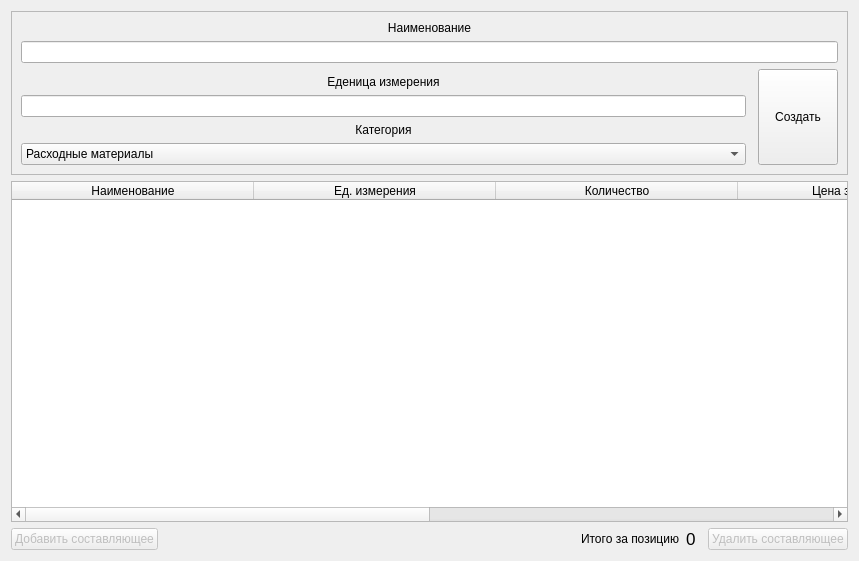
<?xml version="1.0" encoding="UTF-8"?>
<ui version="4.0">
 <class>AddComplexMaterial</class>
 <widget class="QDialog" name="AddComplexMaterial">
  <property name="geometry">
   <rect>
    <x>0</x>
    <y>0</y>
    <width>859</width>
    <height>561</height>
   </rect>
  </property>
  <property name="font">
   <font>
    <family>MS Shell Dlg 2</family>
   </font>
  </property>
  <property name="windowTitle">
   <string>Добавить комплексную позицию</string>
  </property>
  <layout class="QGridLayout" name="gridLayout">
   <item row="2" column="0" colspan="6">
    <widget class="QTableWidget" name="tableWidget">
     <property name="font">
      <font>
       <family>MS Shell Dlg 2</family>
      </font>
     </property>
     <property name="contextMenuPolicy">
      <enum>Qt::DefaultContextMenu</enum>
     </property>
     <property name="selectionMode">
      <enum>QAbstractItemView::SingleSelection</enum>
     </property>
     <property name="selectionBehavior">
      <enum>QAbstractItemView::SelectRows</enum>
     </property>
     <attribute name="horizontalHeaderMinimumSectionSize">
      <number>54</number>
     </attribute>
     <attribute name="horizontalHeaderDefaultSectionSize">
      <number>242</number>
     </attribute>
     <attribute name="horizontalHeaderStretchLastSection">
      <bool>true</bool>
     </attribute>
     <column>
      <property name="text">
       <string>Наименование</string>
      </property>
     </column>
     <column>
      <property name="text">
       <string>Ед. измерения</string>
      </property>
     </column>
     <column>
      <property name="text">
       <string>Количество</string>
      </property>
     </column>
     <column>
      <property name="text">
       <string>Цена за еденицу</string>
      </property>
     </column>
     <column>
      <property name="text">
       <string>Сумма</string>
      </property>
     </column>
     <column>
      <property name="text">
       <string>ID</string>
      </property>
     </column>
    </widget>
   </item>
   <item row="4" column="1">
    <spacer name="horizontalSpacer">
     <property name="orientation">
      <enum>Qt::Horizontal</enum>
     </property>
     <property name="sizeHint" stdset="0">
      <size>
       <width>40</width>
       <height>20</height>
      </size>
     </property>
    </spacer>
   </item>
   <item row="4" column="5">
    <widget class="QPushButton" name="pushButton_2">
     <property name="enabled">
      <bool>false</bool>
     </property>
     <property name="font">
      <font>
       <family>MS Shell Dlg 2</family>
      </font>
     </property>
     <property name="text">
      <string>Удалить составляющее</string>
     </property>
    </widget>
   </item>
   <item row="4" column="3">
    <widget class="QLabel" name="label_2">
     <property name="font">
      <font>
       <family>MS Shell Dlg 2</family>
       <pointsize>13</pointsize>
       <italic>false</italic>
      </font>
     </property>
     <property name="text">
      <string>0</string>
     </property>
    </widget>
   </item>
   <item row="4" column="0">
    <widget class="QPushButton" name="pushButton">
     <property name="enabled">
      <bool>false</bool>
     </property>
     <property name="font">
      <font>
       <family>MS Shell Dlg 2</family>
      </font>
     </property>
     <property name="text">
      <string>Добавить составляющее</string>
     </property>
    </widget>
   </item>
   <item row="4" column="2">
    <widget class="QLabel" name="label_1">
     <property name="font">
      <font>
       <family>MS Shell Dlg 2</family>
      </font>
     </property>
     <property name="text">
      <string>Итого за позицию</string>
     </property>
    </widget>
   </item>
   <item row="0" column="0" colspan="6">
    <widget class="QFrame" name="frame">
     <property name="frameShape">
      <enum>QFrame::StyledPanel</enum>
     </property>
     <property name="frameShadow">
      <enum>QFrame::Raised</enum>
     </property>
     <layout class="QGridLayout" name="gridLayout_2">
      <item row="6" column="0">
       <widget class="QComboBox" name="comboBox">
        <item>
         <property name="text">
          <string>Расходные материалы</string>
         </property>
        </item>
        <item>
         <property name="text">
          <string>Лекарственные препараты</string>
         </property>
        </item>
        <item>
         <property name="text">
          <string>Дезинфицирующие средства</string>
         </property>
        </item>
        <item>
         <property name="text">
          <string>Иное</string>
         </property>
        </item>
        <item>
         <property name="text">
          <string>Перевязка</string>
         </property>
        </item>
       </widget>
      </item>
      <item row="0" column="0" colspan="4">
       <widget class="QLabel" name="label">
        <property name="enabled">
         <bool>true</bool>
        </property>
        <property name="text">
         <string>Наименование</string>
        </property>
        <property name="alignment">
         <set>Qt::AlignCenter</set>
        </property>
       </widget>
      </item>
      <item row="3" column="0">
       <widget class="QLabel" name="label_3">
        <property name="text">
         <string>Еденица измерения</string>
        </property>
        <property name="alignment">
         <set>Qt::AlignCenter</set>
        </property>
       </widget>
      </item>
      <item row="1" column="0" colspan="4">
       <widget class="QLineEdit" name="lineEdit"/>
      </item>
      <item row="4" column="0">
       <widget class="QLineEdit" name="lineEdit_2"/>
      </item>
      <item row="5" column="0">
       <widget class="QLabel" name="label_4">
        <property name="text">
         <string>Категория</string>
        </property>
        <property name="alignment">
         <set>Qt::AlignCenter</set>
        </property>
       </widget>
      </item>
      <item row="2" column="2" rowspan="5" colspan="2">
       <widget class="QPushButton" name="pushButton_3">
        <property name="sizePolicy">
         <sizepolicy hsizetype="Minimum" vsizetype="Minimum">
          <horstretch>0</horstretch>
          <verstretch>0</verstretch>
         </sizepolicy>
        </property>
        <property name="text">
         <string>Создать</string>
        </property>
       </widget>
      </item>
     </layout>
    </widget>
   </item>
  </layout>
 </widget>
 <tabstops>
  <tabstop>tableWidget</tabstop>
  <tabstop>pushButton</tabstop>
  <tabstop>pushButton_2</tabstop>
 </tabstops>
 <resources/>
 <connections/>
</ui>
